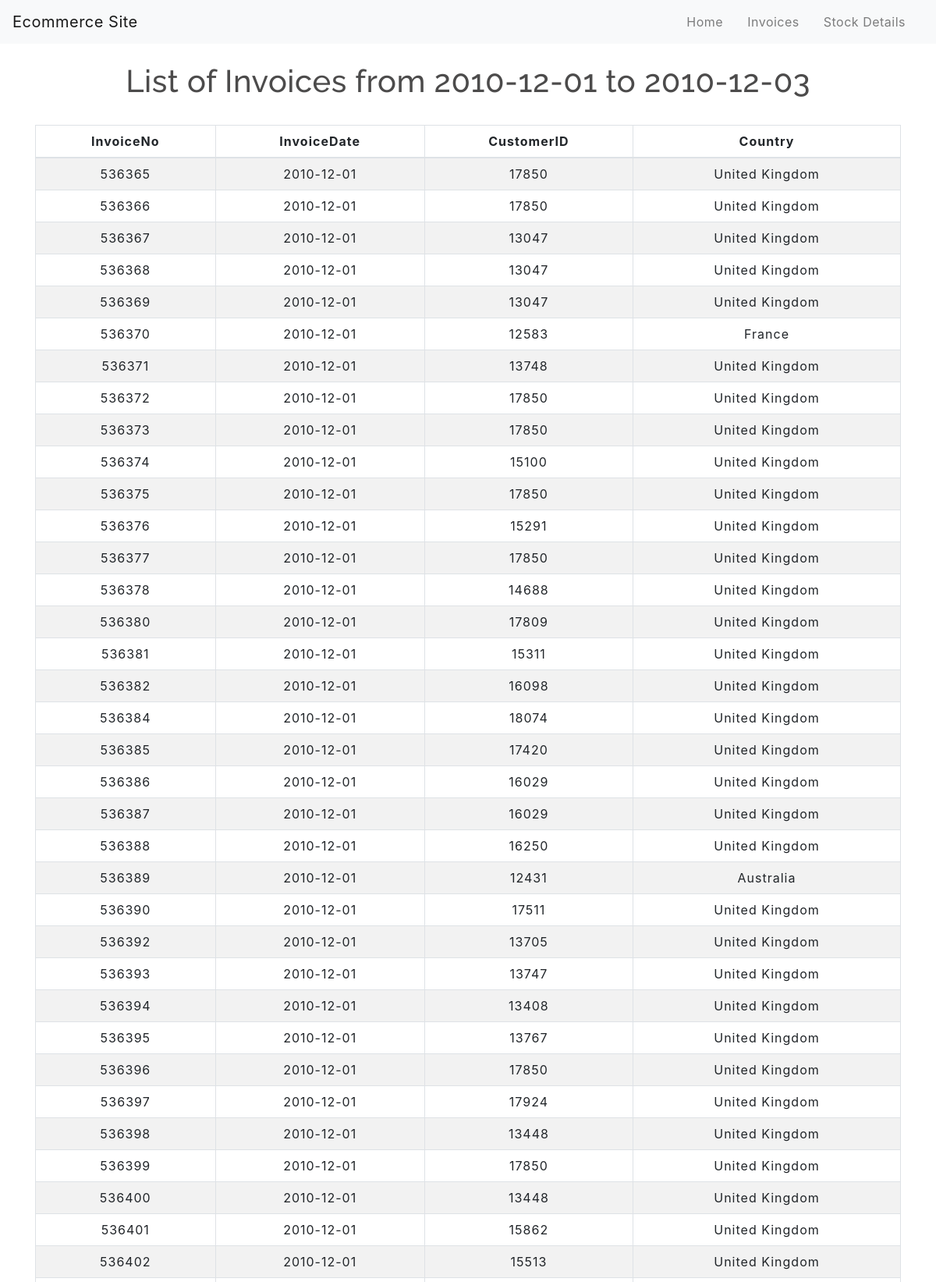
The page /query1.php (upper part) on the database its author committed.
### tables this page shows
CREATE TABLE `Invoice` (
  `InvoiceNo` varchar(10) NOT NULL,
  `InvoiceDate` date DEFAULT NULL,
  `CustomerID` int(8) DEFAULT NULL,
  `Country` varchar(25) DEFAULT NULL,
  PRIMARY KEY (`InvoiceNo`)
);

### query1.php (the view, shortened to what this page needs)
<!DOCTYPE html>
<html lang="en">
<head>
    <link rel="stylesheet" href="https://maxcdn.bootstrapcdn.com/bootstrap/4.0.0/css/bootstrap.min.css">
    <link rel="stylesheet" type="text/css" href="css/table.css">
    <link rel="stylesheet" type="text/css" href="css/navbar.css">
</head>
<body>
<?php
    include 'config.php';
    $query = mysqli_query($conn, "SELECT * FROM Invoice WHERE InvoiceDate >=  '2010-12-01' AND InvoiceDate <= '2010-12-03'")
   or die (mysqli_error($conn));
?>
<?php
  include 'navbar.php';
?>
<div class="container">
        <h2 class="text-center pt-4">List of Invoices from 2010-12-01 to 2010-12-03</h2>
        <br>
            <div class="row">
                <div class="col">
                    <div class="table-responsive-sm">
                    <table class="table table-hover table-sm table-striped table-condensed table-bordered">
                        <thead>
                            <tr>
                            <th scope="col" class="text-center py-2">InvoiceNo</th>
                            <th scope="col" class="text-center py-2">InvoiceDate</th>
                            <th scope="col" class="text-center py-2">CustomerID</th>
                            <th scope="col" class="text-center py-2">Country</th>
                            </tr>
                        </thead>
                        <tbody>
                <?php
                    while($rows=mysqli_fetch_assoc($query)){
                ?>
                    <tr>
                        <td class="py-2"><?php echo $rows['InvoiceNo'] ?></td>
                        <td class="py-2"><?php echo $rows['InvoiceDate']?></td>
                        <td class="py-2"><?php echo $rows['CustomerID']?></td>
                        <td class="py-2"><?php echo $rows['Country']?></td>
                    </tr>
                <?php
                    }
                ?>
                        </tbody>
                    </table>
                    </div>
                </div>
            </div>
         </div>
</body>
</html>

### css/table.css (style rules this page uses)
* { padding: 10; margin: 0; box-sizing: border-box;] }
h2 { font-size: 40px; }
table { letter-spacing: 1.2px; }
td { text-align: center; }
@media only screen and (orientation: portrait) { * { letter-spacing: 1px; } }

### css/navbar.css (style rules this page uses)
h2 { color: #4C4B4B; letter-spacing: 0.5px; font-family: raleway; }

### rows shown on the page
invoice: InvoiceNo "536365", InvoiceDate "2010-12-01", CustomerID "17850", Country "United Kingdom"
invoice: InvoiceNo "536366", InvoiceDate "2010-12-01", CustomerID "17850", Country "United Kingdom"
invoice: InvoiceNo "536367", InvoiceDate "2010-12-01", CustomerID "13047", Country "United Kingdom"
invoice: InvoiceNo "536368", InvoiceDate "2010-12-01", CustomerID "13047", Country "United Kingdom"
invoice: InvoiceNo "536369", InvoiceDate "2010-12-01", CustomerID "13047", Country "United Kingdom"
invoice: InvoiceNo "536370", InvoiceDate "2010-12-01", CustomerID "12583", Country "France"
invoice: InvoiceNo "536371", InvoiceDate "2010-12-01", CustomerID "13748", Country "United Kingdom"
invoice: InvoiceNo "536372", InvoiceDate "2010-12-01", CustomerID "17850", Country "United Kingdom"
invoice: InvoiceNo "536373", InvoiceDate "2010-12-01", CustomerID "17850", Country "United Kingdom"
invoice: InvoiceNo "536374", InvoiceDate "2010-12-01", CustomerID "15100", Country "United Kingdom"
invoice: InvoiceNo "536375", InvoiceDate "2010-12-01", CustomerID "17850", Country "United Kingdom"
invoice: InvoiceNo "536376", InvoiceDate "2010-12-01", CustomerID "15291", Country "United Kingdom"
invoice: InvoiceNo "536377", InvoiceDate "2010-12-01", CustomerID "17850", Country "United Kingdom"
invoice: InvoiceNo "536378", InvoiceDate "2010-12-01", CustomerID "14688", Country "United Kingdom"
invoice: InvoiceNo "536380", InvoiceDate "2010-12-01", CustomerID "17809", Country "United Kingdom"
invoice: InvoiceNo "536381", InvoiceDate "2010-12-01", CustomerID "15311", Country "United Kingdom"
invoice: InvoiceNo "536382", InvoiceDate "2010-12-01", CustomerID "16098", Country "United Kingdom"
invoice: InvoiceNo "536384", InvoiceDate "2010-12-01", CustomerID "18074", Country "United Kingdom"
invoice: InvoiceNo "536385", InvoiceDate "2010-12-01", CustomerID "17420", Country "United Kingdom"
invoice: InvoiceNo "536386", InvoiceDate "2010-12-01", CustomerID "16029", Country "United Kingdom"
invoice: InvoiceNo "536387", InvoiceDate "2010-12-01", CustomerID "16029", Country "United Kingdom"
invoice: InvoiceNo "536388", InvoiceDate "2010-12-01", CustomerID "16250", Country "United Kingdom"
invoice: InvoiceNo "536389", InvoiceDate "2010-12-01", CustomerID "12431", Country "Australia"
invoice: InvoiceNo "536390", InvoiceDate "2010-12-01", CustomerID "17511", Country "United Kingdom"
invoice: InvoiceNo "536392", InvoiceDate "2010-12-01", CustomerID "13705", Country "United Kingdom"
invoice: InvoiceNo "536393", InvoiceDate "2010-12-01", CustomerID "13747", Country "United Kingdom"
invoice: InvoiceNo "536394", InvoiceDate "2010-12-01", CustomerID "13408", Country "United Kingdom"
invoice: InvoiceNo "536395", InvoiceDate "2010-12-01", CustomerID "13767", Country "United Kingdom"
invoice: InvoiceNo "536396", InvoiceDate "2010-12-01", CustomerID "17850", Country "United Kingdom"
invoice: InvoiceNo "536397", InvoiceDate "2010-12-01", CustomerID "17924", Country "United Kingdom"
invoice: InvoiceNo "536398", InvoiceDate "2010-12-01", CustomerID "13448", Country "United Kingdom"
invoice: InvoiceNo "536399", InvoiceDate "2010-12-01", CustomerID "17850", Country "United Kingdom"
invoice: InvoiceNo "536400", InvoiceDate "2010-12-01", CustomerID "13448", Country "United Kingdom"
invoice: InvoiceNo "536401", InvoiceDate "2010-12-01", CustomerID "15862", Country "United Kingdom"
invoice: InvoiceNo "536402", InvoiceDate "2010-12-01", CustomerID "15513", Country "United Kingdom"
